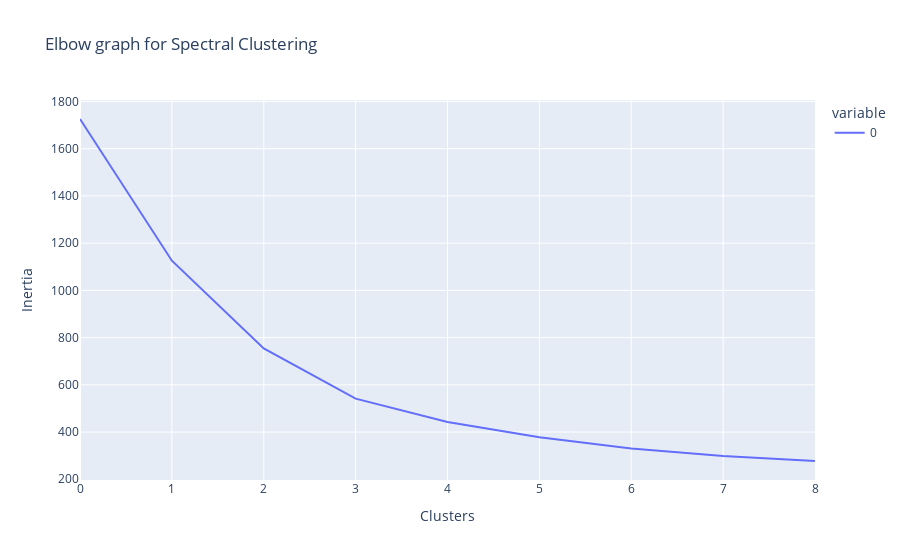

Notebook cell for this chart:
### Markdown cell above
The elbow graph is a great tool to decide on how many clusters to use while separating the data. The goal is to minimize inertia, the measure that determines the distance between each point and a central one during a clustering process.

### Code cell
inertia = []
for i in range(1,10):
    cluster = KMeans(n_clusters=i)
    cluster.fit(credit_pca)
    inertia.append(cluster.inertia_)
px.line(inertia, title="Elbow graph for Spectral Clustering",labels={"index":"Clusters","value":"Inertia"})

### Figure 1 — Plotly figure (JSON) as saved in the notebook; plotly's stock layout.template omitted (floating-point values rounded to 4 significant figures)
{"data": [{"hovertemplate": "variable=0<br>Clusters=%{x}<br>Inertia=%{y}<extra></extra>", "legendgroup": "0", "line": {"color": "#636efa", "dash": "solid"}, "marker": {"symbol": "circle"}, "mode": "lines", "name": "0", "orientation": "v", "showlegend": true, "type": "scatter", "x": [0, 1, 2, 3, 4, 5, 6, 7, 8], "xaxis": "x", "y": [1726.0, 1126.0, 754.1, 541.5, 443.0, 378.3, 330.5, 298.6, 277.4], "yaxis": "y"}], "layout": {"legend": {"title": {"text": "variable"}, "tracegroupgap": 0}, "title": {"text": "Elbow graph for Spectral Clustering"}, "xaxis": {"anchor": "y", "domain": [0, 1], "title": {"text": "Clusters"}}, "yaxis": {"anchor": "x", "domain": [0, 1], "title": {"text": "Inertia"}}}}
